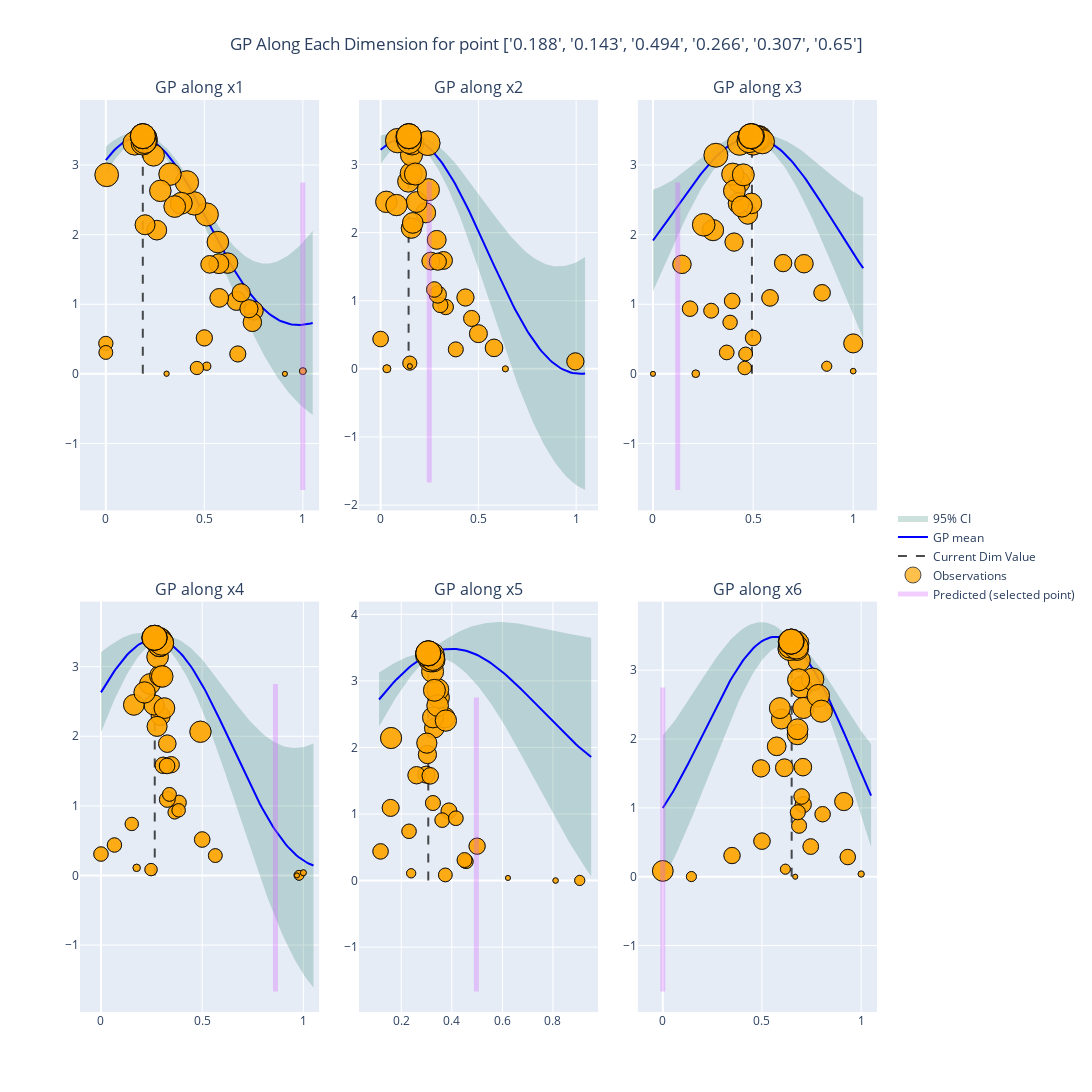

The cell this chart's notebook holds for it:
### Markdown cell above
## Sequential runs no noise

### Code cell
def noise_fn(x, y):
    return y

save_dir = "data/bayes_sim/"
runs = tester.run(SingleTaskGP, n_runs=40, technical_repeats=2, batch_size=1, noise_fn=noise_fn, plot_each=False)
runs.plot_GP(SingleTaskGP)
